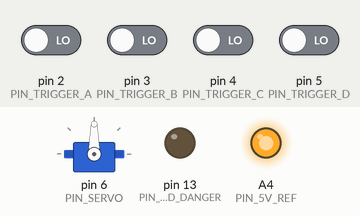
This sketch was run on a simulated Arduino Uno, built with avr-gcc and run on an emulated ATmega328P. On the bench: servo, output pins drawn as LEDs (lit = HIGH). The inputs (shaded band) are chosen by the test bench; at power-on: pin 2 (PIN_TRIGGER_A), pin 3 (PIN_TRIGGER_B), pin 4 (PIN_TRIGGER_C), pin 5 (PIN_TRIGGER_D) LOW. Random numbers use the default seed unless the sketch sets one.

Above: at 4.7 s.
4.8 s: pin 2 (PIN_TRIGGER_A) driven HIGH
At 12.6 s:
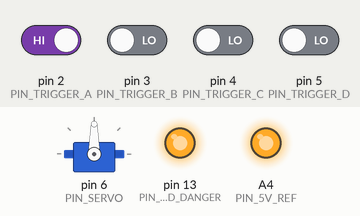
12.9 s: pin 2 (PIN_TRIGGER_A) driven LOW
At 21.7 s:
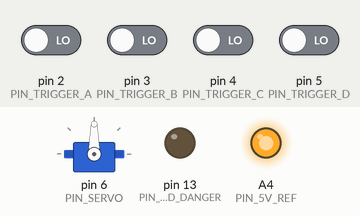
22.7 s: pin 3 (PIN_TRIGGER_B) driven HIGH
At 31.6 s:
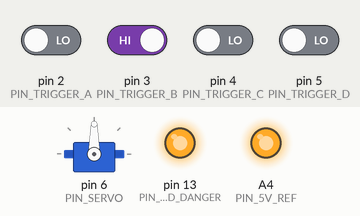
Timing chart, 0 to 33.1 s (numbered marks = the images above; inputs shaded):
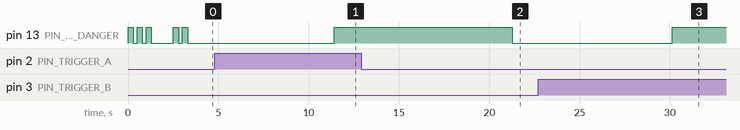

The sketch:

semaphore_signal.ino
```cpp
#include <Servo.h>
#include <math.h>

int pos = 0;    // variable to store the servo position

/********** BEGIN CONFIG **********/

// Pins
#define PIN_5V_REF A4
#define PIN_TRIGGER_A 2
#define PIN_TRIGGER_B 3
#define PIN_TRIGGER_C 4
#define PIN_TRIGGER_D 5
#define PIN_SERVO 6
#define PIN_LED_DANGER 13

#define TRIGGER_SAMPLING_INTERVAL 10
#define DANGER_SAMPLE_COUNT 50
#define CLEAR_SAMPLE_COUNT 100

// Servo properties
#define SERVO_RANGE_DEGREES 180
#define SERVO_MICROSECONDS_MIN 700
#define SERVO_MICROSECONDS_MAX 2300
#define SWEEP_STEP_INTERVAL 10

// Servo positions
#define SERVO_ANGLE_CLEAR 93
#define SERVO_ANGLE_DANGER 120

/***** Timing *****/
// Random delay
#define MINIMUM_RANDOM_DELAY_MS 100
#define MAXIMUM_RANDOM_DELAY_MS 500
// The minimum time the signal servo will remain in the "danger" position.
#define MINIMUM_DANGER_TIME_MS 2000
// Sequence delay
#define SEQUENCE_NUMBER 2
#define SEQUENCE_DELAY 3000   // 3 seconds between each signal moving.

/********** END CONFIG **********/

/***** Global variables *****/
// Servo and ranges
Servo signalServo;
int currentServoAngle = 255;

const int servoRangeMicroseconds = SERVO_MICROSECONDS_MAX - SERVO_MICROSECONDS_MIN;
const int servoMinAngle = min(SERVO_ANGLE_CLEAR, SERVO_ANGLE_DANGER);
const int servoMaxAngle = max(SERVO_ANGLE_CLEAR, SERVO_ANGLE_DANGER);

/***** Interpolation functions *****/
float bounce(float t) {
  return t * t * 8.0;
}

float linearInterpolator(float fraction) {
  return fraction;
}

float accelerateDecelerateInterpolator(float fraction) {
  return (float)(cos((fraction + 1) * PI) / 2.0) + 0.5;
}

float getPowIn(float fraction, double power) {
  return (float) pow(fraction, power);
}

float getPowOut(float fraction, double power) {
  return (float) ((float) 1 - pow(1 - fraction, power));
}

float getPowInOut(float fraction, int power) {
  if ((fraction *= 2) < 1) {
      return (float) (0.5 * pow(fraction, power));
  }
  return (float) (1 - 0.5 * abs(pow(2 - fraction, power)));
}

float quadraticInInterpolator(float fraction) {
  return getPowIn(fraction, 2);
}

float cubicInInterpolator(float fraction) {
  return getPowIn(fraction, 3);
}

float quarticInInterpolator(float fraction) {
  return getPowIn(fraction, 4);
}

float quadraticOutInterpolator(float fraction) {
  return getPowOut(fraction, 2);
}

float cubicOutInterpolator(float fraction) {
  return getPowOut(fraction, 3);
}

float quarticOutInterpolator(float fraction) {
  return getPowOut(fraction, 4);
}

float quadraticInOutInterpolator(float fraction) {
  return getPowInOut(fraction, 2);
}

float cubicInOutInterpolator(float fraction) {
  return getPowInOut(fraction, 3);
}

float quarticInOutInterpolator(float fraction) {
  return getPowInOut(fraction, 4);
}

float circularInterpolator(float fraction) {
  if ((fraction *= 2) < 1) {
    return (float) (-0.5 * (sqrt(1 - fraction * fraction) - 1));
  }
  return (float) (0.5 * (sqrt(1 - (fraction -= 2) * fraction) + 1));
}

float getCurveAdjustment(float x, float energy){
    return -(2 * (1 - x) * 1 * x * energy + x * x) + 1;
}

float bounceCountInterpolator(float fraction, int nBounces, float energyFactor) {
  return (float) (1 + (-abs(cos(fraction * 10 * nBounces / PI)) * getCurveAdjustment(fraction, energyFactor + 0.5)));
}

float oneBounceInterpolator(float fraction) {
  return bounceCountInterpolator(fraction, 1, -1);
}

float twoBounceInterpolator(float fraction) {
  return bounceCountInterpolator(fraction, 2, -0.75);
}

float threeBounceInterpolator(float fraction) {
  return bounceCountInterpolator(fraction, 3, -0.5);
}

float fixedBounceInterpolatorOne(float fraction) {
  if (fraction < 1 / 2.75) {
      return (float) (7.5625 * fraction * fraction);
  } else if (fraction < 2 / 2.75) {
      return (float) (7.5625 * (fraction -= 1.5 / 2.75) * fraction + 0.75);
  } else if (fraction < 2.5 / 2.75) {
      return (float) (7.5625 * (fraction -= 2.25 / 2.75) * fraction + 0.9375);
  } else {
      return (float) (7.5625 * (fraction -= 2.625 / 2.75) * fraction + 0.984375);
  }
}

float fixedBounceInterpolatorTwo(float fraction) {
  // Taken from Android BounceInterpolator
  // _b(t) = t * t * 8
  // bs(t) = _b(t) for t < 0.3535
  // bs(t) = _b(t - 0.54719) + 0.7 for t < 0.7408
  // bs(t) = _b(t - 0.8526) + 0.9 for t < 0.9644
  // bs(t) = _b(t - 1.0435) + 0.95 for t <= 1.0
  // b(t) = bs(t * 1.1226)
  fraction *= 1.1226;
  if (fraction < 0.3535) return bounce(fraction);
  else if (fraction < 0.7408) return bounce(fraction - 0.54719) + 0.7;
  else if (fraction < 0.9644) return bounce(fraction - 0.8526) + 0.9;
  else return bounce(fraction - 1.0435) + 0.95;
}

float compoundInterpolator(float fraction, float (*interpolatorOne)(float), float (*interpolatorTwo)(float)) {
  if(fraction < 0.5) {
    return (*interpolatorOne)(fraction * 2) / 2;
  }
  else{
    return 0.5 + ((*interpolatorTwo)((fraction - 0.5) * 2) / 2);
  }
}

float cubic_in_out_quartic_in_interpolator(float fraction) {
  return compoundInterpolator(fraction, cubicInOutInterpolator, quarticInInterpolator);
}

/***** Other functions *****/

boolean isPinHigh(int pin) {
  return digitalRead(pin) == HIGH;
}

boolean isDangerSet() {
  return isPinHigh(PIN_TRIGGER_A) || isPinHigh(PIN_TRIGGER_B) || isPinHigh(PIN_TRIGGER_C) || isPinHigh(PIN_TRIGGER_D) ;
}

void waitForDanger() {
  int count = 0;
  while(count < DANGER_SAMPLE_COUNT){
    if(isDangerSet()){
      count++;
    }
    else count = 0;
    delay(TRIGGER_SAMPLING_INTERVAL);
  }
  return;
}

void waitForClear() {
  int count = 0;
  while(count < CLEAR_SAMPLE_COUNT){
    if(!isDangerSet()){
      count++;
    }
    else count = 0;
    delay(TRIGGER_SAMPLING_INTERVAL);
  }
  return;
}

int getRandomDelayMs(int minimumDelayMs, int maximumDelayMs) {
  int delayRange = maximumDelayMs - minimumDelayMs;
  return minimumDelayMs + (rand() % delayRange);
}

void randomDelay(int minimumDelayMs, int maximumDelayMs) {
  delay(getRandomDelayMs(minimumDelayMs, maximumDelayMs));
}

void sequenceDelay(){
  delay(SEQUENCE_NUMBER * SEQUENCE_DELAY);
}

void waitForMinimumDangerTime() {
  // Subtract the sampling time from the delay, so the signal really can return to clear after MINIMUM_DANGER_TIME_MS
  int initialDelayTime = MINIMUM_DANGER_TIME_MS - (TRIGGER_SAMPLING_INTERVAL * CLEAR_SAMPLE_COUNT);
  if(initialDelayTime < 0) initialDelayTime = 0;
  delay(initialDelayTime);
}

void waitForRandomSetDangerTime() {
  randomDelay(MINIMUM_RANDOM_DELAY_MS, MAXIMUM_RANDOM_DELAY_MS);
}

int degreesToMicroseconds(float degrees) {
    return SERVO_MICROSECONDS_MIN + ((degrees / SERVO_RANGE_DEGREES) * servoRangeMicroseconds);
}

void setServo(Servo servo, float degrees) {
  // Sanity-check the angle we are setting so we don't break the signal!
  if(degrees < servoMinAngle){
    degrees = servoMinAngle;
  }
  else if(degrees > servoMaxAngle){
    degrees = servoMaxAngle;
  }
  servo.writeMicroseconds(degreesToMicroseconds(degrees));
  currentServoAngle = degrees;
}

void animateServo(int startAngle, int endAngle, int durationMs, float (*function)(float)) {
  int sweepAngle = endAngle - startAngle;
  int nSteps = round((float) durationMs / (float) SWEEP_STEP_INTERVAL);
  float stepAngle = (float) sweepAngle / (float) nSteps;

  float sweepFraction, interpolatedSweepFraction;
  for (int i=0; i<=nSteps; i++) {
    sweepFraction = (float) i / (float) nSteps;
    interpolatedSweepFraction = (*function)(sweepFraction);
    setServo(signalServo, startAngle + (sweepAngle * interpolatedSweepFraction));
    delay(SWEEP_STEP_INTERVAL);
  }
}

void setToClear() {
  // Catch the edge case where the servo may already be set to clear (this shouldn't ever happen, but it's here just in case).
  if(currentServoAngle==SERVO_ANGLE_CLEAR){
    return;
  }
  sequenceDelay();
  randomDelay(MINIMUM_RANDOM_DELAY_MS, MAXIMUM_RANDOM_DELAY_MS);
  digitalWrite(PIN_LED_DANGER, LOW);
  // Pick a random animation from a set of 4.
  int animationNumber = rand() % 4;
  switch(animationNumber) {
    default:
    case 0:   // Animation 1: Cubic in-out. Smooth acceleration and deceleration.
      animateServo(SERVO_ANGLE_DANGER, SERVO_ANGLE_CLEAR, getRandomDelayMs(1500, 2000), cubicInOutInterpolator);
      break;
    case 1:   // Animation 2: Quartic in-out. Smooth acceleration and deceleration, more pronounced change than animation 1.
      animateServo(SERVO_ANGLE_DANGER, SERVO_ANGLE_CLEAR, getRandomDelayMs(1500, 2200), quarticInOutInterpolator);
      break;
    case 2:   // Animation 3: Quartic in. Smooth acceleration as with animation 2, but with an abrupt stop.
      animateServo(SERVO_ANGLE_DANGER, SERVO_ANGLE_CLEAR, getRandomDelayMs(1700, 2200), quarticInInterpolator);
      break;
    case 3:   // Animation 4: Compound (quartic-in-out followed by quartic in). Equivalent to a mix of animation 1 followed by animation 3.
      animateServo(SERVO_ANGLE_DANGER, SERVO_ANGLE_CLEAR, getRandomDelayMs(2000, 2500), cubic_in_out_quartic_in_interpolator);
      break;
  }
}

void setToDanger() {
  // Catch the edge case where the servo may already be set to danger (this will occur once after startup if isDangerSet() returns true during setup()).
  if(currentServoAngle==SERVO_ANGLE_DANGER){
    return;
  }
  sequenceDelay();
  randomDelay(MINIMUM_RANDOM_DELAY_MS, MAXIMUM_RANDOM_DELAY_MS);
  digitalWrite(PIN_LED_DANGER, HIGH);
  // Pick a random animation from a set of 4.
  int animationNumber = rand() % 4;
  switch(animationNumber) {
    case 0:   // Animation 1: One bounce, fast decay.
      animateServo(SERVO_ANGLE_CLEAR, SERVO_ANGLE_DANGER, getRandomDelayMs(1200, 1400), oneBounceInterpolator);
      break;
    case 1:   // Animation 2: Two bounces, medium decay.
      animateServo(SERVO_ANGLE_CLEAR, SERVO_ANGLE_DANGER, getRandomDelayMs(1300, 1500), twoBounceInterpolator);
      break;
    case 2:   // Animation 3: Three bounces, slow decay.
      animateServo(SERVO_ANGLE_CLEAR, SERVO_ANGLE_DANGER, getRandomDelayMs(1400, 1600), threeBounceInterpolator);
      break;
    default:
    case 3:   // Animation 4: Three bounces, alternative algorithm.
      animateServo(SERVO_ANGLE_CLEAR, SERVO_ANGLE_DANGER, getRandomDelayMs(1300, 1600), fixedBounceInterpolatorOne);
      break;
  }
}

void flash_danger_indicator(int flashes){
  if(flashes < 1){
    return;
  }
  for(int i=0; i<flashes; i++){
    digitalWrite(PIN_LED_DANGER, HIGH);
    delay(300);
    digitalWrite(PIN_LED_DANGER, LOW);
    delay(200);
  }
}

void setup() {
  pinMode(PIN_5V_REF, OUTPUT);
  digitalWrite(PIN_5V_REF, HIGH);

  // Setup the LED indicators
  pinMode(PIN_LED_DANGER, OUTPUT);

  // Flash the danger indicator 3 times.
  flash_danger_indicator(3);
  // Delay for a second and then flash the danger indicator to indicate what sequence number this controller has.
  delay(1000);
  flash_danger_indicator(SEQUENCE_NUMBER);

  // Setup input pin(s)
  pinMode(PIN_TRIGGER_A, INPUT);
  pinMode(PIN_TRIGGER_B, INPUT);
  pinMode(PIN_TRIGGER_C, INPUT);
  pinMode(PIN_TRIGGER_D, INPUT);

  // Setup the servo(s) for the signal(s)
  signalServo.attach(PIN_SERVO);

  //Set the servo to the position that matches the current startAngle. Do not animate.
  if(isDangerSet()){
    setServo(signalServo, SERVO_ANGLE_DANGER);
  }
  else{
    setServo(signalServo, SERVO_ANGLE_CLEAR);
  }
}

void loop() {
  // Wait for "danger" to be requested
  waitForDanger();
  // Wait a for a random interval before setting the signal.
  // waitForRandomSetDangerTime();
  // Set the signal to "danger"
  setToDanger();
  // Wait for the minimum danger time
  waitForMinimumDangerTime();
  // Also wait until "clear" is requested
  waitForClear();
  // Return the signal to "clear"
  setToClear();
}
```

Measured:
- after the input at 4.8 s, pin 13 (PIN_LED_DANGER): LOW → HIGH after 6.6 s
- after the input at 12.9 s, pin 13 (PIN_LED_DANGER): HIGH → LOW after 8.4 s
- after the input at 22.7 s, pin 13 (PIN_LED_DANGER): LOW → HIGH after 7.4 s
